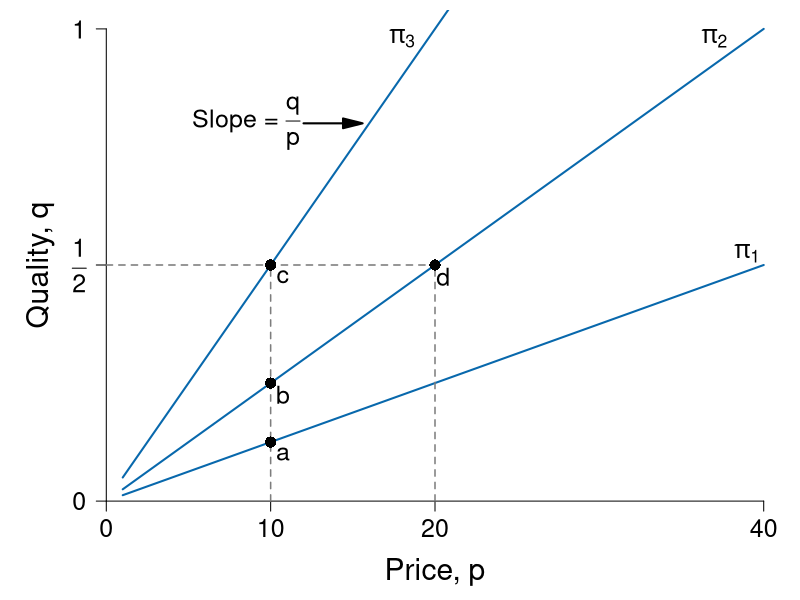

Recreate this plot in R.
require(ggplot2)
require(shape)
pdf(file = "information_power/principal_isoprofit.pdf", width = 9, height = 7)

#Set parameters for graphics
axislabelsize <- 1.8
labelsize <- 1.5
namesize <- 1.8
annotatesize <- 1.5
graphlinewidth <- 2
segmentlinewidth <- 1.5

COL <- c("#7fc97f", "#beaed4", "#fdc086", "#ffff99", "#386cb0", "#f0027f", "#bf5b17", "#666666")
COLA <- c("#e0f3db", "#99d8c9","#66c2a4","#41ae76", "#238b45", "#005824")
COLB <- c("#c6dbef", "#4eb3d3", "#2b8cbe", "#0868ac","#084081")
COLC <- c("#fcfbfd", "#efedf5", "#dadaeb", "#bcbddc", "#9e9ac8", "#807dba", "#6a51a3", "#54278f", "#3f007d")
grays <- gray.colors(25, start = 1, end = 0)

solowCondition <- function(p, delta = 5, slope = 8){
  (p*(1/(slope*delta)))
}

par(mar =  c(4, 4, 0.5, 0.5))
xlims <- c(0, 40)
ylims <- c(0, 1)


plot(0, 0, xlim = xlims, ylim = ylims, type = "n",
     xlab = "",
     ylab = "",
     xaxt = "n", yaxt = "n", cex.lab = axislabelsize, bty = "n")

npts <- 500 
npts2 <- 501
#Specify the sequences of points for graphing. 
xx1 <- seq(10, xlims[2], length.out = npts)
xx2 <- seq(1, xlims[2], length.out = npts)

#Draw the lines for the graphs
lines(xx2, solowCondition(xx2, delta = 5, slope = 4), col = COLB[4], lwd = graphlinewidth)
lines(xx2, solowCondition(xx2, delta = 5), col = COLB[4], lwd = graphlinewidth)
lines(xx2, solowCondition(xx2, delta = 5, slope = 16), col = COLB[4], lwd = graphlinewidth)

#Customize ticks and labels for the plot
ticksy <- c(0, 0.5, 1)
ylabels <- c(0, expression(paste(frac(1,2))), 1)
ticksx <- c(0, 10, 20, 40)
xlabels <- c(0, 10, 20, 40)
axis(1, at = ticksx, pos = 0, labels = xlabels, cex.axis = annotatesize)
axis(2, at = ticksy, pos = 0, labels = ylabels, las = 1, cex.axis = annotatesize)

mtext(expression(paste("Price, ", p)), side = 1, line = 2.5, cex = axislabelsize)
text(-4, ylims[2] - 0.5*(ylims[2] - ylims[1]), expression(paste("Quality, ", q)), xpd = TRUE, cex = axislabelsize, srt = 90) 


#Annotation of the three graphs and the NE
text(18, 0.98, expression(paste(pi[3])), cex = annotatesize)
text(37, 0.98, expression(paste(pi[2])), cex = annotatesize)
text(39, 0.525, expression(paste(pi[1])), cex = annotatesize)

#Lines for the coordinates of the Nash equilbrium
segments(0, 0.5, 20, 0.5, lty = 2, col = grays[20], lwd = segmentlinewidth)
segments(20, 0, 20, 0.5, lty = 2, col = grays[20], lwd = segmentlinewidth)
segments(10, 0, 10, 0.5, lty = 2, col = grays[20], lwd = segmentlinewidth)

#Add a point for the NE
points(20, 0.5, pch = 16, col = "black", cex = 1.5)
text(20 + 0.5, 0.5 - 0.025, expression(paste(d)), cex = annotatesize)

points(10, 0.5, pch = 16, col = "black", cex = 1.5)
text(10 + 0.75, 0.5 - 0.025, expression(paste(c)), cex = annotatesize)

points(10, 0.25, pch = 16, col = "black", cex = 1.5)
text(10 + 0.75, 0.25  - 0.025, expression(paste(b)), cex = annotatesize)

points(10, 0.125, pch = 16, col = "black", cex = 1.5)
text(10 + 0.75, 0.125 - 0.025, expression(paste(a)), cex = annotatesize)

#Arrow to Slope of BRF
# Arrows(14.2, 0.12, 12.2, 0.12, col = "black", lty = 1, lwd = 2, arr.type = "triangle")
# text(16.8, 0.12, expression(paste("Slope = ", q[p])))

#Arrow to Slope of isoprofit
Arrows(12, 0.80, 15, 0.80, col = "black", lty = 1, lwd = 2, arr.type = "triangle")
text(8.5, 0.80, expression(paste("Slope = ", frac(q, p))), cex = annotatesize)

dev.off()
